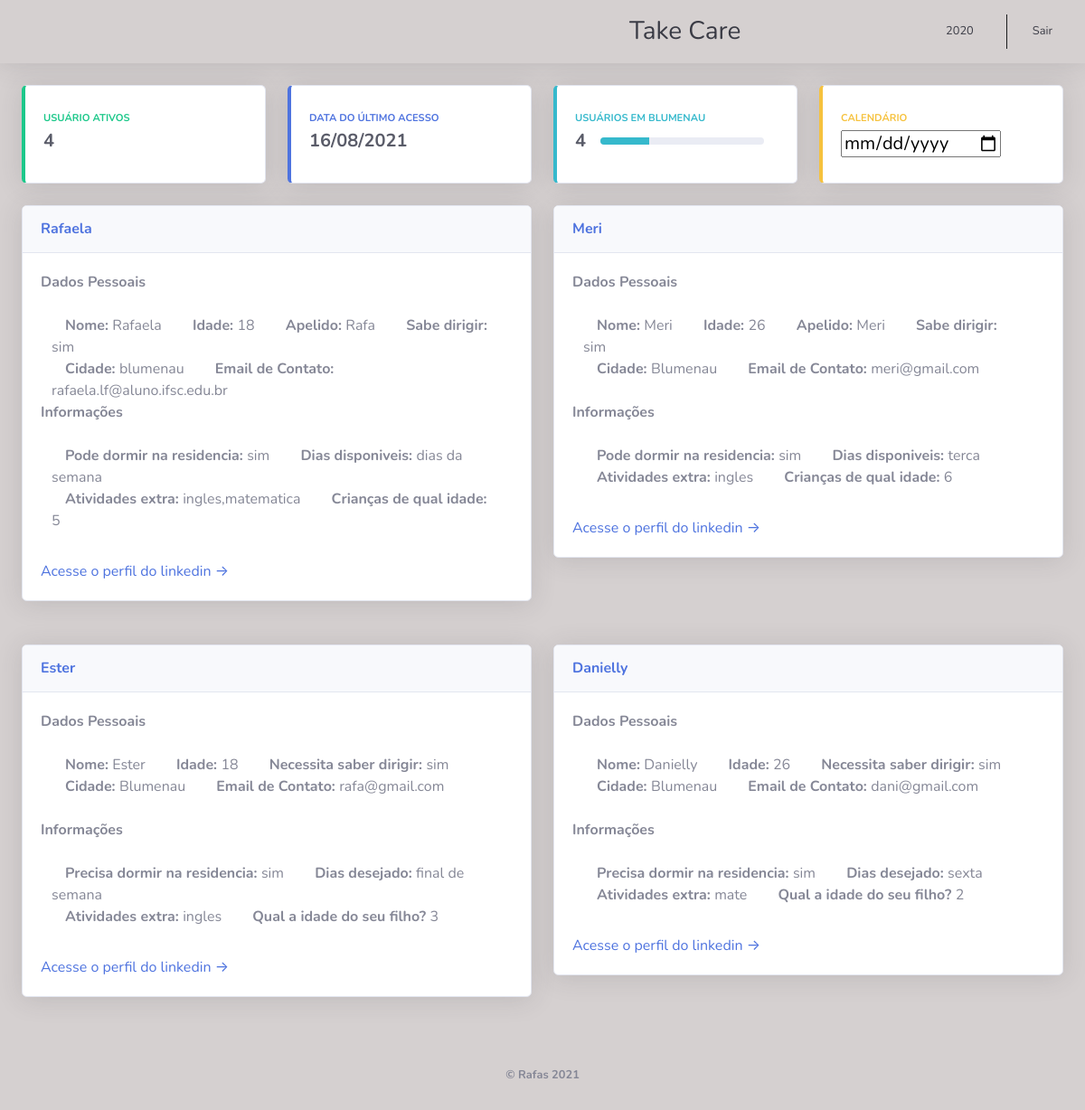
Page /logado/principal.php (signed in) on the committed database.
### tables this page shows
CREATE TABLE `cadastro_baba` (
  `id` int(11) NOT NULL,
  `nome` varchar(240) NOT NULL,
  `documento` varchar(240) NOT NULL,
  `apelido` varchar(240) NOT NULL,
  `idade` int(240) NOT NULL,
  `nascimento` date NOT NULL,
  `idadeFilho` int(20) NOT NULL,
  `atividade` varchar(240) NOT NULL,
  `dirigir` varchar(240) NOT NULL,
  `dormiBaba` varchar(240) NOT NULL,
  `semana` varchar(240) NOT NULL,
  `nomeMae` varchar(240) NOT NULL,
  `cep` varchar(240) NOT NULL,
  `cidade` varchar(240) NOT NULL,
  `endereco` varchar(240) NOT NULL,
  `bairro` varchar(240) NOT NULL,
  `numero` varchar(240) NOT NULL,
  `complemento` varchar(240) NOT NULL,
  `email` varchar(240) NOT NULL,
  `senha` varchar(240) NOT NULL,
  `link` varchar(2048) NOT NULL
);

CREATE TABLE `cadastro_responsavel` (
  `id` int(11) NOT NULL,
  `nome` varchar(240) NOT NULL,
  `documento` varchar(240) NOT NULL,
  `apelido` varchar(30) NOT NULL,
  `idade` varchar(240) NOT NULL,
  `nascimento` date NOT NULL,
  `idadeFilho` int(10) NOT NULL,
  `atividade` varchar(240) NOT NULL,
  `dirigir` varchar(240) NOT NULL,
  `dormiPais` varchar(240) NOT NULL,
  `semana` varchar(240) NOT NULL,
  `nomeMae` varchar(240) NOT NULL,
  `cep` varchar(240) NOT NULL,
  `cidade` varchar(240) NOT NULL,
  `endereco` varchar(240) NOT NULL,
  `bairro` varchar(240) NOT NULL,
  `numero` varchar(240) NOT NULL,
  `complemento` varchar(240) NOT NULL,
  `email` varchar(240) NOT NULL,
  `senha` varchar(240) NOT NULL,
  `link` varchar(2048) NOT NULL
);

### logado/principal.php (the view, shortened to what the rows shown need)
<?php
global $conexao;
$consulta = "SELECT * FROM cadastro_baba";
$con = mysqli_query($conexao, $consulta) or die (mysqli_error);
$resp = "SELECT * FROM cadastro_responsavel";
$conec = mysqli_query($conexao, $resp) or die (mysqli_error);
?>
<!DOCTYPE html>
<html lang="en">
<head>
    <link href="../template/vendor/fontawesome-free/css/all.min.css" rel="stylesheet" type="text/css">
    <link href="../template/css/sb-admin-2.css" rel="stylesheet">
</head>
<body id="page-top">
<div id="wrapper">
    <div id="content-wrapper" class="d-flex flex-column">
        <div id="content">
            <div class="container-fluid">
                <div class="row">
                    <?php  while($dadoBaba = $con->fetch_array()){ ?>
                    <div class="col-lg-6 mb-4">
                        <div class="card shadow mb-4">
                            <div class="card-header py-3">
                                <h6 class="m-0 font-weight-bold text-primary"><?php echo $dadoBaba["nome"] ?></h6>
                            </div>
                            <div class="card-body">
                                <div class="col-md-12 col-xs-12">
                                    <div class="form-group row">
                                        <b>Dados Pessoais</b><br><br>
                                        <div class="col-md-12 col-xs-12">
                                            <a style="margin: 15px">
                                                <b>Nome: </b>
                                                <?php echo $dadoBaba["nome"] ?>
                                            </a>
                                            <a style="margin: 15px">
                                                <b>Idade: </b>
                                                <?php echo $dadoBaba["idade"] ?>
                                            </a>
                                            <a style="margin: 15px">
                                                <b>Apelido: </b>
                                                <?php echo $dadoBaba["apelido"] ?>
                                            </a>
                                            <a style="margin: 15px">
                                                <b>Sabe dirigir: </b>
                                                <?php echo $dadoBaba["dirigir"] ?>
                                            </a>
                                        </div>
                                        <br>
                                        <div class="col-md-12 col-xs-12">
                                            <a style="margin: 15px">
                                                <b>Cidade: </b>
                                                <?php echo $dadoBaba["cidade"] ?>
                                            </a>
                                            <a style="margin: 15px">
                                                <b>Email de Contato: </b>
                                                <?php echo $dadoBaba["email"] ?>
                                            </a>
                                        </div>
                                        <br>
                                        <br>
                                        <div class="form-group">
                                            <b>Informações</b><br><br>
                                            <div class="col-md-12 col-xs-12">
                                                <a style="margin: 15px">
                                                    <b>Pode dormir na residencia: </b>
                                                    <?php echo $dadoBaba["dormiBaba"] ?>
                                                </a>
                                                <a style="margin: 15px">
                                                    <b>Dias disponiveis: </b>
                                                    <?php echo $dadoBaba["semana"] ?>
                                                </a>
                                            </div>
                                            <div class="col-md-12 col-xs-12">
                                                <a style="margin: 15px">
                                                    <b>Atividades extra: </b>
                                                    <?php echo $dadoBaba["atividade"] ?>
                                                </a>
                                                <a style="margin: 15px">
                                                    <b>Crianças de qual idade: </b>
                                                    <?php echo $dadoBaba["idadeFilho"] ?>
                                                </a>
                                            </div>
                                        </div>
                                    </div>
                                </div>
                                <a target="_blank" rel="nofollow" href=" <?php echo $dadoBaba["link"] ?>">Acesse o perfil do linkedin &rarr;</a>
                            </div>
                        </div>
                    </div>
                    <?php  } ?>
                    <?php  while($dadoResponsavel = $conec->fetch_array()){ ?>
                        <div class="col-lg-6 mb-4">
                            <div class="card shadow mb-4">
                                <div class="card-header py-3">
                                    <h6 class="m-0 font-weight-bold text-primary"><?php echo $dadoResponsavel["nome"] ?></h6>
                                </div>
                                <div class="card-body">
                                    <div class="col-md-12 col-xs-12">
                                        <div class="form-group row">
                                            <b>Dados Pessoais</b><br><br>
                                            <div class="col-md-12 col-xs-12">
                                                <a style="margin: 15px">
                                                    <b>Nome: </b>
                                                    <?php echo $dadoResponsavel["nome"] ?>
                                                </a>
                                                <a style="margin: 15px">
                                                    <b>Idade: </b>
                                                    <?php echo $dadoResponsavel["idade"] ?>
                                                </a>
                                                <a style="margin: 15px">
                                                    <b>Necessita saber dirigir: </b>
                                                    <?php echo $dadoResponsavel["dirigir"] ?>
                                                </a>
                                            </div>
                                            <br>
                                            <div class="col-md-12 col-xs-12">
                                                <a style="margin: 15px">
                                                    <b>Cidade: </b>
                                                    <?php echo $dadoResponsavel["cidade"] ?>
                                                </a>
                                                <a style="margin: 15px">
                                                    <b>Email de Contato: </b>
                                                    <?php echo $dadoResponsavel["email"] ?>
                                                </a>
                                            </div>
                                            <br>
                                            <br>
                                            <div class="form-group">
                                                <b>Informações</b><br><br>
                                                <div class="col-md-12 col-xs-12">
                                                    <a style="margin: 15px">
                                                        <b>Precisa dormir na residencia: </b>
                                                        <?php echo $dadoResponsavel["dormiPais"] ?>
                                                    </a>
                                                    <a style="margin: 15px">
                                                        <b>Dias desejado: </b>
                                                        <?php echo $dadoResponsavel["semana"] ?>
                                                    </a>
                                                </div>
                                                <div class="col-md-12 col-xs-12">
                                                    <a style="margin: 15px">
                                                        <b>Atividades extra: </b>
                                                        <?php echo $dadoResponsavel["atividade"] ?>
                                                    </a>
                                                    <a style="margin: 15px">
                                                        <b>Qual a idade do seu filho? </b>
                                                        <?php echo $dadoResponsavel["idadeFilho"] ?>
                                                    </a>
                                                </div>
                                            </div>
                                        </div>
                                    </div>
                                    <a target="_blank" rel="nofollow" href="<?php echo $dadoResponsavel["link"] ?>">Acesse o perfil do linkedin &rarr;</a>
                                </div>
                            </div>
                        </div>
                    <?php  } ?>
                </div>
            </div>
        </div>
    </div>
</div>
</body>
</html>

### rows in the picture
cadastro_baba: nome "Rafaela", idade "18", apelido "Rafa", dirigir "sim", cidade "blumenau", email "rafaela.lf@aluno.ifsc.edu.br", dormiBaba "sim", semana "dias da semana", atividade "ingles,matematica", idadeFilho "5"
cadastro_baba: nome "Meri", idade "26", apelido "Meri", dirigir "sim", cidade "Blumenau", email "meri@gmail.com", dormiBaba "sim", semana "terca", atividade "ingles", idadeFilho "6"
cadastro_responsavel: nome "Ester", idade "18", dirigir "sim", cidade "Blumenau", email "rafa@gmail.com", dormiPais "sim", semana "final de semana", atividade "ingles", idadeFilho "3"
cadastro_responsavel: nome "Danielly", idade "26", dirigir "sim", cidade "Blumenau", email "dani@gmail.com", dormiPais "sim", semana "sexta", atividade "mate", idadeFilho "2"

### other values in the picture
$_SESSION['documento'] "2020"
$rowTotal "4"
$cidadeTotal "4"
